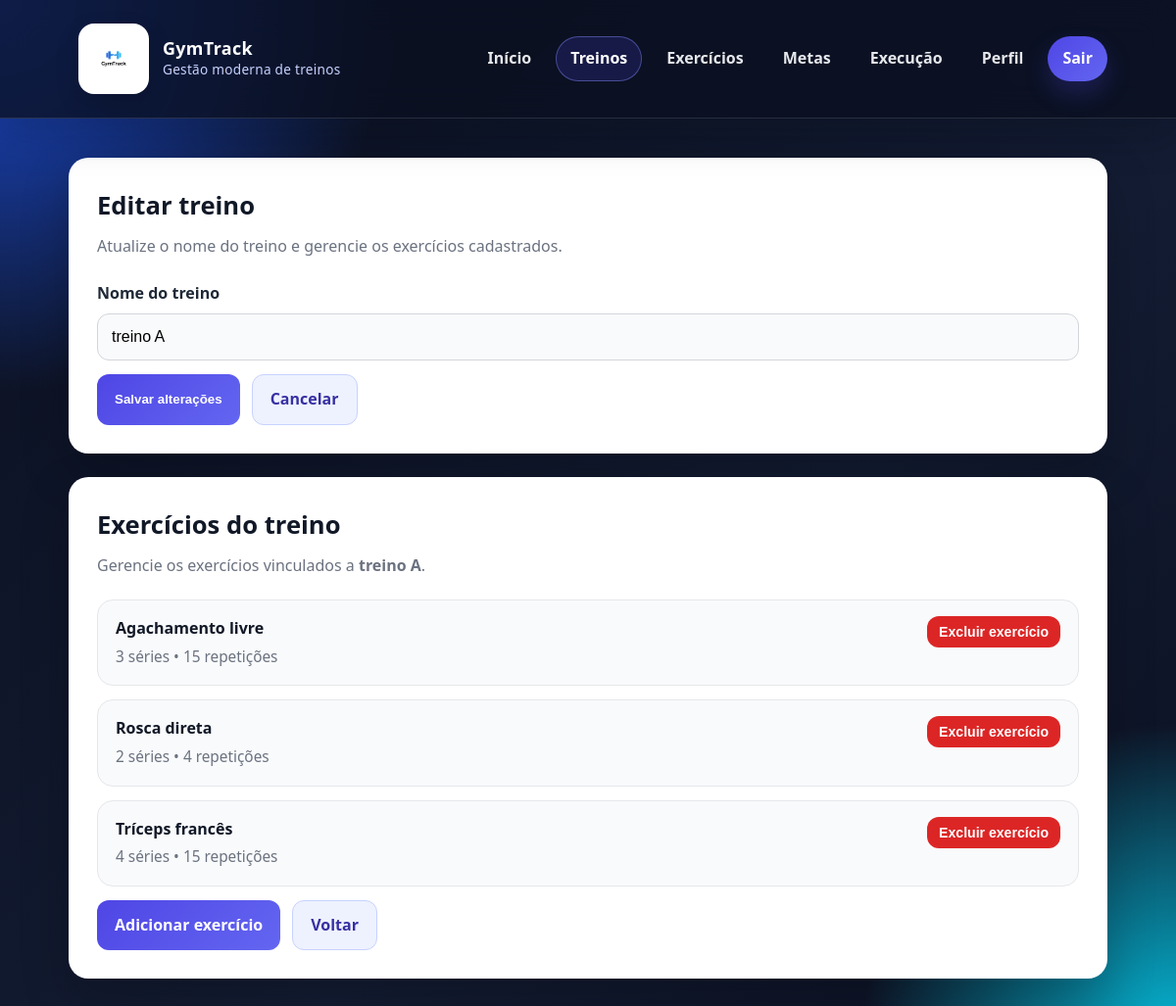
/treinos/editar/6/ (signed in), run on an earlier commit of the app's database.
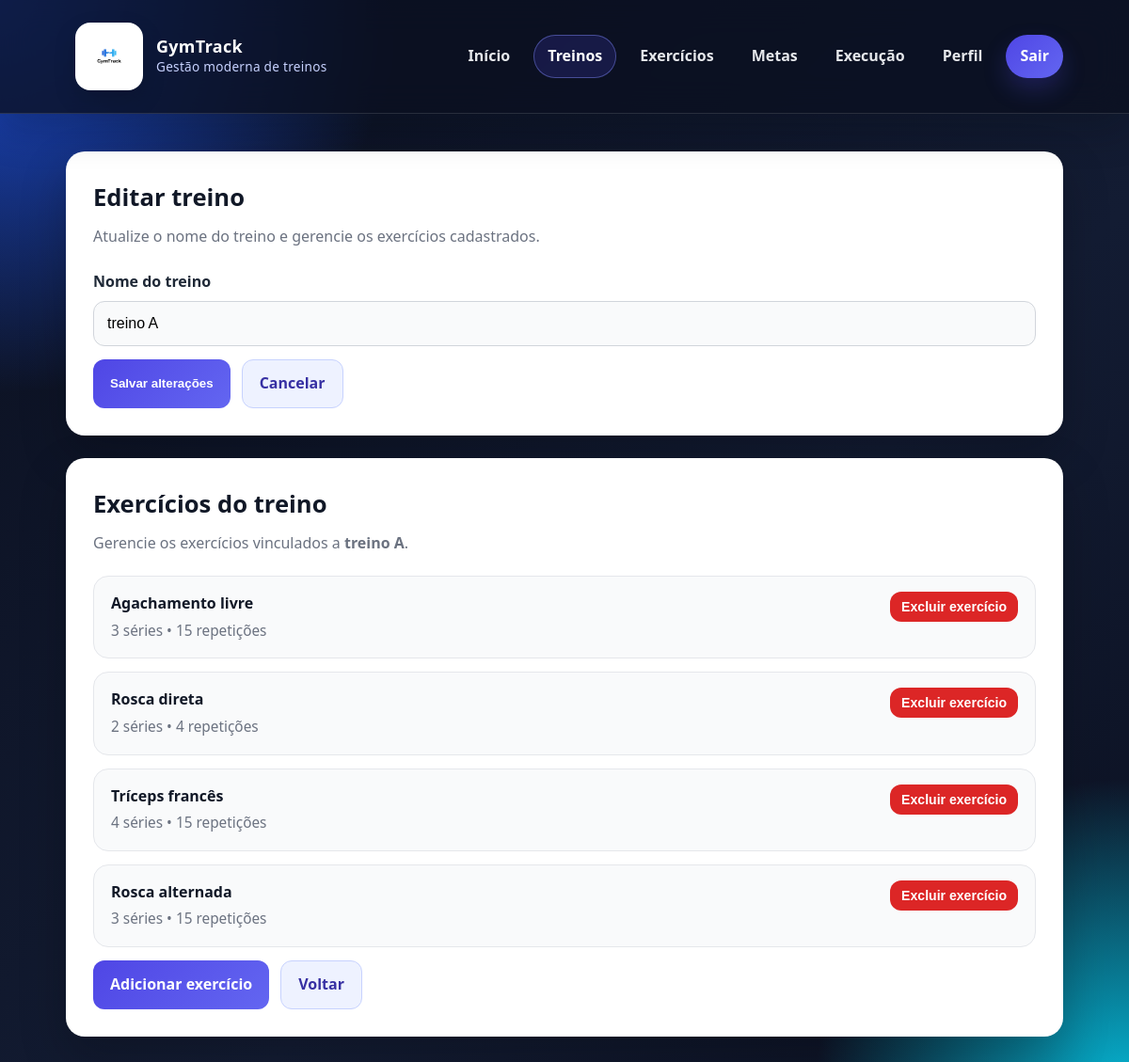
And on a later commit of the database.
### core/models.py (models this page shows, shortened)
class Exercicio(models.Model):
    treino = models.ForeignKey(Treino, on_delete=models.CASCADE, related_name='exercicios')
    exercicio_base = models.ForeignKey(
        ExercicioBase,
        on_delete=models.CASCADE,
        related_name='exercicios_do_sistema',
        null=True,
        blank=True
    )
    nome = models.CharField(max_length=100, blank=True, null=True)
    series = models.PositiveIntegerField()
    repeticoes = models.PositiveIntegerField()

class ExercicioBase(models.Model):
    nome = models.CharField(max_length=100, unique=True)
    grupo_muscular = models.CharField(max_length=50)

### core/views.py (the view)
# urls.py: path('treinos/editar/<int:treino_id>/', views.editar_treino_view, name='editar_treino'),
@login_required
def editar_treino_view(request, treino_id):
    treino = get_object_or_404(
        Treino.objects.prefetch_related('exercicios__exercicio_base'),
        id=treino_id,
        usuario=request.user
    )
    if request.method == 'POST':
        form = TreinoForm(request.POST, instance=treino)
        if form.is_valid():
            nome_treino = form.cleaned_data['nome'].strip()
            existe = Treino.objects.annotate(
                nome_limpo=Lower(Trim('nome'))
            ).filter(
                usuario=request.user,
                nome_limpo=nome_treino.lower()
            ).exclude(id=treino.id).exists()
            if existe:
                messages.error(request, 'Você já possui outro treino com esse nome.')
            else:
                treino_editado = form.save(commit=False)
                treino_editado.nome = nome_treino
                treino_editado.save()
                messages.success(request, 'Treino atualizado com sucesso!')
                return redirect('editar_treino', treino_id=treino.id)
    else:
        form = TreinoForm(instance=treino)
    return render(request, 'core/editar_treino.html', {
        'treino': treino,
        'form': form
    })

### core/forms.py (shortened to what this page needs)
class TreinoForm(forms.ModelForm):
    class Meta:
        model = Treino
        fields = ['nome']
        labels = {
            'nome': 'Nome do treino',
        }

### core/templates/core/editar_treino.html (shortened to what this page needs)
{% extends 'core/base.html' %}
{% block content %}
<section class="page-grid">
    <div class="content-card">
        <h2 class="section-title">Editar treino</h2>
        <p class="section-subtitle">
            Atualize o nome do treino e gerencie os exercícios cadastrados.
        </p>
        <form method="post" class="submit-once-form">
            <div class="form-grid">
                <div class="form-group full">
                    <label for="{{ form.nome.id_for_label }}">Nome do treino</label>
                    {{ form.nome }}
                </div>
            </div>
            <div class="form-actions">
                <button type="submit" class="btn btn-primary submit-btn" data-loading-text="Salvando...">
                    Salvar alterações
                </button>
                <a href="{% url 'treinos' %}" class="btn btn-secondary">Cancelar</a>
            </div>
        </form>
    </div>
    <div class="list-card">
        <h3 class="section-title">Exercícios do treino</h3>
        <p class="section-subtitle">
            Gerencie os exercícios vinculados a <strong>{{ treino.nome }}</strong>.
        </p>
        {% if treino.exercicios.count > 0 %}
            <ul class="items-list">
                {% for exercicio in treino.exercicios.all %}
                    <li class="item">
                        <div>
                            <strong>
                                {% if exercicio.exercicio_base %}
                                    {{ exercicio.exercicio_base.nome }}
                                {% else %}
                                    {{ exercicio.nome }}
                                {% endif %}
                            </strong>
                            <span>
                                {{ exercicio.series }} séries • {{ exercicio.repeticoes }} repetições
                            </span>
                        </div>
                        <form method="post"
                              class="submit-once-form"
                              action="{% url 'excluir_exercicio' exercicio.id %}"
                              onsubmit="return confirm('Tem certeza que deseja excluir este exercício do treino?');">
                            <button type="submit"
                                    class="btn btn-danger btn-sm submit-btn"
                                    data-loading-text="Excluindo...">
                                Excluir exercício
                            </button>
                        </form>
                    </li>
                {% endfor %}
            </ul>
        {% else %}
            <div class="empty-state">
                Este treino ainda não possui exercícios cadastrados. Adicione um exercício para começar.
            </div>
        {% endif %}
        <div class="form-actions">
            <a href="{% url 'exercicios' %}" class="btn btn-primary">Adicionar exercício</a>
            <a href="{% url 'treinos' %}" class="btn btn-secondary">Voltar</a>
        </div>
    </div>
</section>
{% endblock %}

What changed in the data, as far as the page shows it:
added Exercicio: exercicio_base.nome "Rosca alternada", series "3", repeticoes "15"
